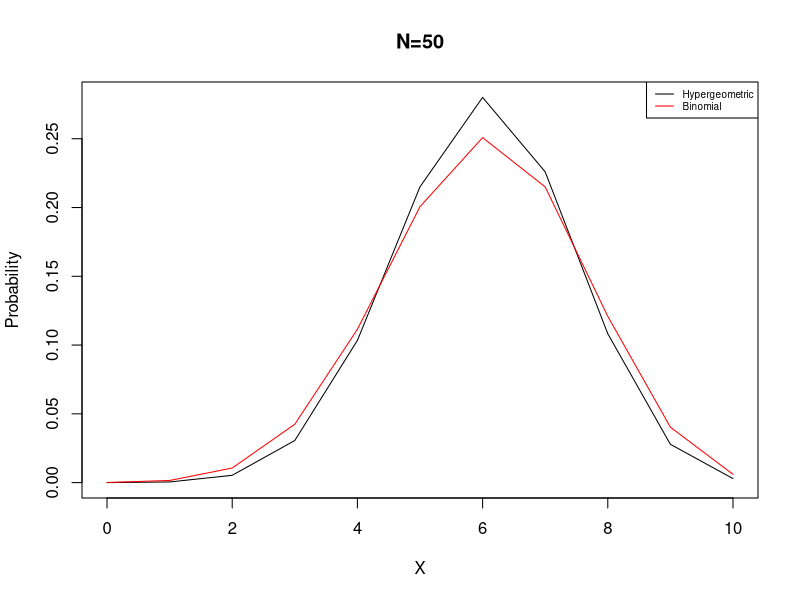
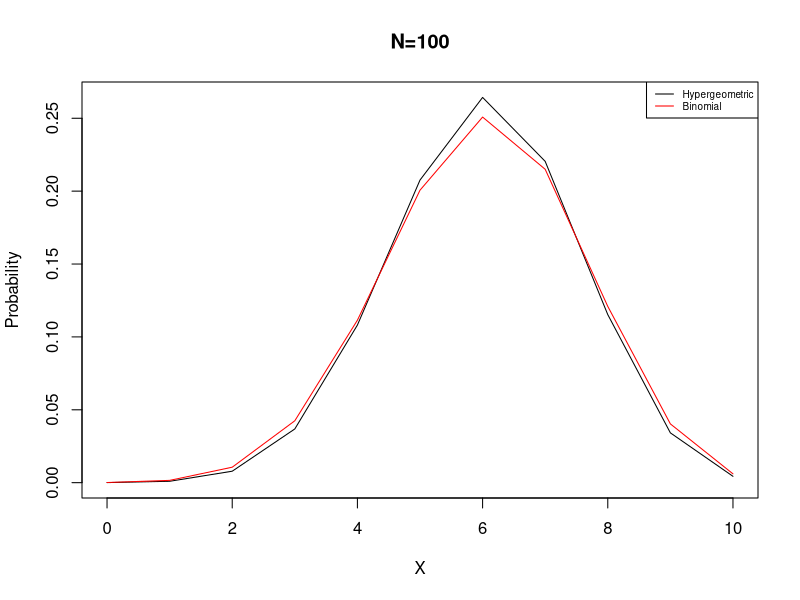
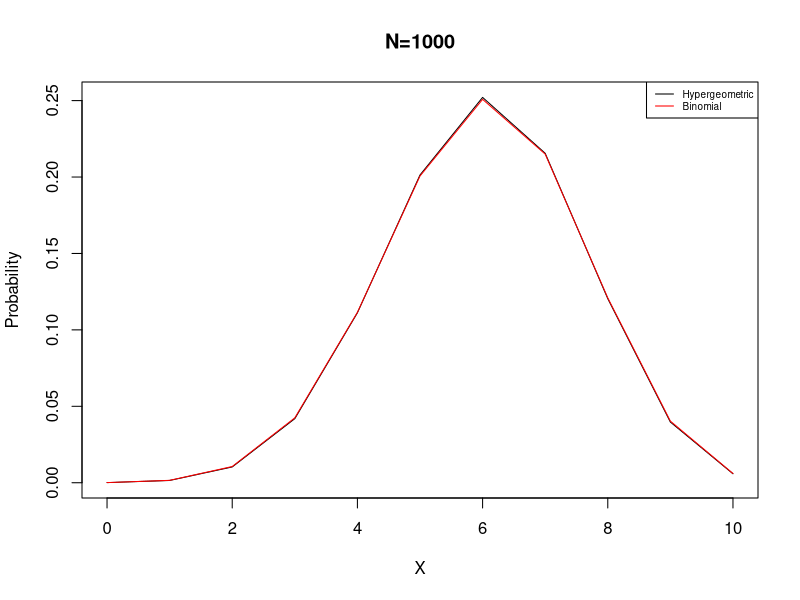

Generate these figures, in order, with R:
## ---- chunk 1
n = 10

for (N in c(50, 100, 1000)) {
    M = N * 0.6
    prob_Hyper = dhyper(0:10, M, N-M, n)
    prob_Binomial = dbinom(0:10,n,0.6)
    plot(0:10, prob_Hyper, xlab="X", ylab="Probability", type="l", main = paste("N=",N,sep=""))
    lines(0:10, prob_Binomial, col="red")
    legend("topright", c("Hypergeometric","Binomial"), col=c("black","red"), lty=1, cex=0.6)
    
}
